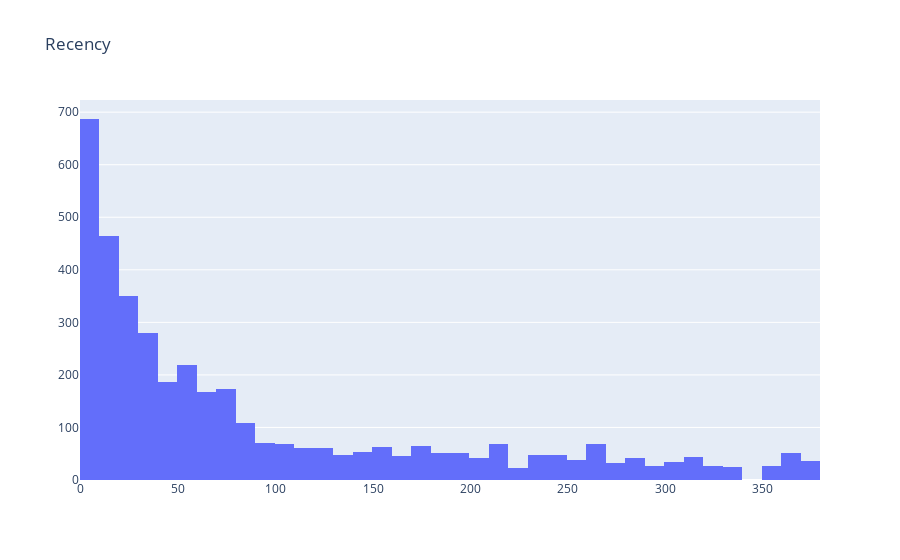

Notebook cell for this chart:
### Code cell
plot_data = [
    go.Histogram(
        x=df_users['Recency']
    )
]

plot_layout = go.Layout(
        title='Recency'
    )
fig = go.Figure(data=plot_data, layout=plot_layout)
pyoff.iplot(fig)

### Figure 1 — Plotly figure (JSON) as saved in the notebook; plotly's stock layout.template omitted (floating-point values rounded to 4 significant figures; data arrays with more than 128 entries replaced by an {"elided": "..."} marker saying what was removed)
{"data": [{"type": "histogram", "x": {"elided": "3950 int values"}}], "layout": {"title": {"text": "Recency"}}}
